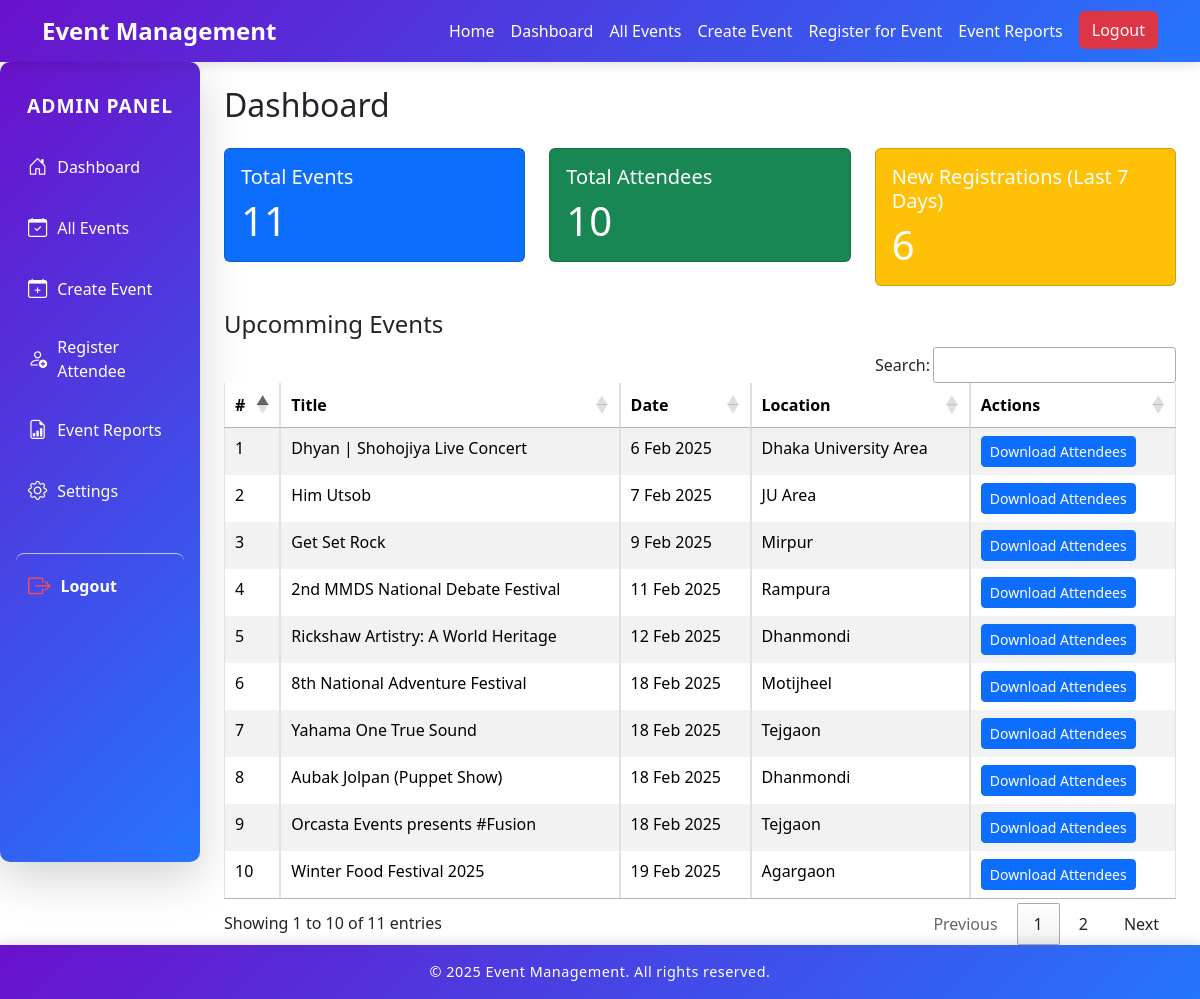
/dashboard.php (signed in), run on the app's committed database.
### tables this page shows
CREATE TABLE `events` (
  `id` int(11) NOT NULL,
  `name` varchar(255) NOT NULL,
  `description` text NOT NULL,
  `event_date` date NOT NULL,
  `event_time` time NOT NULL,
  `location` varchar(255) NOT NULL,
  `max_capacity` int(11) DEFAULT NULL,
  `created_by` int(11) NOT NULL,
  `created_at` timestamp NOT NULL DEFAULT current_timestamp(),
  `updated_at` timestamp NOT NULL DEFAULT current_timestamp() ON UPDATE current_timestamp()
);

### dashboard.php (the view, shortened to what this page needs)
<?php
include 'db/db.php';
$totalEvents = $conn->query( "SELECT COUNT(*) AS total FROM events" )->fetch_assoc()['total'];
$totalAttendees = $conn->query( "SELECT COUNT(*) AS total FROM attendees" )->fetch_assoc()['total'];
$newRegistrations = $conn->query( "SELECT COUNT(*) AS total FROM users WHERE created_at >= NOW() - INTERVAL 7 DAY" )->fetch_assoc()['total'];
$recentEvents = $conn->query( "SELECT id, name, event_date, event_time, location FROM events ORDER BY event_date ASC LIMIT 30" );
?>
<?php include 'includes/header.php'; ?>
<div class="container-fluid">
    <div class="row">
        <?php include 'includes/sidebar.php'; ?>
        <main class="col-md-9 ms-sm-auto col-lg-10 px-md-4">
            <h2 class="mt-4">Dashboard</h2>
            <div class="row my-4">
                <div class="col-md-4">
                    <div class="card text-white bg-primary">
                        <div class="card-body">
                            <h5 class="card-title">Total Events</h5>
                            <p class="card-text display-6"><?=$totalEvents;?></p>
                        </div>
                    </div>
                </div>
                <div class="col-md-4">
                    <div class="card text-white bg-success">
                        <div class="card-body">
                            <h5 class="card-title">Total Attendees</h5>
                            <p class="card-text display-6"><?=$totalAttendees;?></p>
                        </div>
                    </div>
                </div>
                <div class="col-md-4">
                    <div class="card text-white bg-warning">
                        <div class="card-body">
                            <h5 class="card-title">New Registrations (Last 7 Days)</h5>
                            <p class="card-text display-6"><?=$newRegistrations;?></p>
                        </div>
                    </div>
                </div>
            </div>
            <h4>Upcomming Events</h4>
            <table id="eventTable" class="table table-bordered table-striped">
                <thead>
                    <tr>
                        <th>#</th>
                        <th>Title</th>
                        <th>Date</th>
                        <th>Location</th>
                        <th>Actions</th>
                    </tr>
                </thead>
                <tbody>
                    <?php $serial = 1;while ( $event = $recentEvents->fetch_assoc() ): ?>
                    <tr>
                        <td><?=$serial++;?></td>
                        <td><?=htmlspecialchars( $event['name'] );?></td>
                        <td><?=date( "j M Y", strtotime( $event['event_date'] ) );?></td>
                        <td><?=htmlspecialchars( $event['location'] );?></td>
                        <td>
                            <form method="POST" action="download_report.php" class="d-inline">
                                <button type="submit" class="btn btn-primary btn-sm">Download Attendees</button>
                            </form>
                        </td>
                    </tr>
                    <?php endwhile; ?>
                </tbody>
            </table>
        </main>
    </div>
</div>
<?php include 'includes/footer.php'; ?>

### includes/header.php (shortened to what this page needs)
<!DOCTYPE html>
<html lang="en">
<head>
    <link rel="stylesheet" href="https://cdn.jsdelivr.net/npm/bootstrap@5.3.0/dist/css/bootstrap.min.css">
    <link rel="stylesheet" href="https://cdn.datatables.net/1.13.6/css/jquery.dataTables.min.css">
    <link rel="stylesheet" href="https://cdn.jsdelivr.net/npm/bootstrap-icons/font/bootstrap-icons.css">
    <link rel="stylesheet" href="https://cdnjs.cloudflare.com/ajax/libs/font-awesome/6.4.2/css/all.min.css">
    <link href="assets/css/bootstrap.min.css" rel="stylesheet">
    <link href="assets/css/style.css" rel="stylesheet">
    <link href="assets/css/sidebar.css" rel="stylesheet">
</head>
<body class="d-flex flex-column min-vh-100">
    <nav class="navbar navbar-expand-lg navbar-custom">
        <div class="container">
            <a class="navbar-brand" href="#">Event Management</a>
            <div class="collapse navbar-collapse" id="navbarNav">
                <ul class="navbar-nav ms-auto">
                    <li class="nav-item">
                        <a class="nav-link" href="index.php">Home</a>
                    </li>
                    <?php if ( isset( $_SESSION['role'] ) && $_SESSION['role'] === 'admin' ): ?>
                        <li class="nav-item">
                            <a class="nav-link" href="dashboard.php">Dashboard</a>
                        </li>
                    <?php endif; ?>
                    <li class="nav-item">
                        <a class="nav-link" href="all_events.php">All Events</a>
                    </li>
                    <li class="nav-item">
                        <a class="nav-link" href="create_event.php">Create Event</a>
                    </li>
                    <li class="nav-item">
                        <a class="nav-link" href="register_attendee.php">Register for Event</a>
                    </li>
                    <?php if ( isset( $_SESSION['role'] ) && $_SESSION['role'] === 'admin' ): ?>
                        <li class="nav-item">
                            <a class="nav-link" href="event_reports.php">Event Reports</a>
                        </li>
                    <?php endif; ?>
                    <?php if ( isset( $_SESSION['user_id'] ) ): ?>
                        <li class="nav-item ps-2">
                            <a href="logout.php" class="btn btn-danger">Logout</a>
                        </li>
                    <?php endif; ?>
                </ul>
            </div>
        </div>
    </nav>

### includes/sidebar.php
<nav class="col-md-3 col-lg-2 d-md-block sidebar-custom vh-100 p-3 shadow-lg">
    <div class="position-sticky pt-3">
        <h4 class="text-white text-center mb-4">Admin Panel</h4>
        <ul class="nav flex-column">
            <li class="nav-item mb-2">
                <a class="nav-link sidebar-link" href="dashboard.php">
                    <i class="bi bi-house-door"></i> Dashboard
                </a>
            </li>
            <li class="nav-item mb-2">
                <a class="nav-link sidebar-link" href="all_events.php">
                    <i class="bi bi-calendar-check"></i> All Events
                </a>
            </li>
            <li class="nav-item mb-2">
                <a class="nav-link sidebar-link" href="create_event.php">
                    <i class="bi bi-calendar-plus"></i> Create Event
                </a>
            </li>
            <li class="nav-item mb-2">
                <a class="nav-link sidebar-link" href="register_attendee.php">
                    <i class="bi bi-person-add"></i> Register Attendee
                </a>
            </li>
            <li class="nav-item mb-2">
                <a class="nav-link sidebar-link" href="event_reports.php">
                    <i class="bi bi-file-earmark-bar-graph"></i> Event Reports
                </a>
            </li>
            <li class="nav-item mb-2">
                <a class="nav-link sidebar-link" href="settings.php">
                    <i class="bi bi-gear"></i> Settings
                </a>
            </li>
            <div class="mt-2">
                <a class="nav-link logout-link" href="logout.php">
                    <i class="bi bi-box-arrow-right"></i> Logout
                </a>
            </div>
        </ul>
    </div>
</nav>

### includes/footer.php (shortened to what this page needs)
<footer class="footer-custom text-white text-center py-3 mt-auto">
    <p class="mb-0">&copy; <?=date( 'Y' );?> Event Management. All rights reserved.</p>
</footer>
</body>
</html>

### assets/css/style.css (style rules this page uses)
.navbar-custom { background: linear-gradient(135deg, #6a11cb, #2575fc); box-shadow: 0px 4px 10px rgba(0, 0, 0, 0.1); }
.navbar-custom .navbar-brand { color: #fff; font-size: 1.5rem; font-weight: bold; }
.navbar-custom .nav-link { color: #fff !important; font-weight: 500; transition: color 0.3s ease-in-out; }
.footer-custom { background: linear-gradient(135deg, #6a11cb, #2575fc); box-shadow: 0px -4px 10px rgba(0, 0, 0, 0.1); position: relative; bottom: 0; width: 100%; font-size: 0.9rem; letter-spacing: 0.5px; }
.footer-custom p { margin: 0; font-weight: 500; transition: color 0.3s ease-in-out; }

### assets/css/sidebar.css (style rules this page uses)
.sidebar-custom { background: linear-gradient(135deg, #6a11cb, #2575fc); padding: 20px; border-radius: 10px; color: white; min-height: 100vh; }
.sidebar-custom h4 { font-size: 1.2rem; font-weight: bold; letter-spacing: 1px; text-transform: uppercase; }
.sidebar-link { font-size: 1.0rem; padding: 12px; border-radius: 8px; display: flex; align-items: center; color: white; text-decoration: none; transition: background 0.3s ease-in-out, padding-left 0.3s; }
.sidebar-link i { font-size: 1.2rem; margin-right: 10px; }
.logout-link { font-size: 1.0rem; padding: 12px; border-radius: 8px; display: flex; align-items: center; font-weight: 600; margin-top: 20px; border-top: 1px solid rgba(255, 255, 255, 0.671); padding-top: 15px; transition: background 0.3s ease-in-out, padding-left 0.3s, box-shadow 0.3s; color: white; }
.logout-link i { font-size: 1.4rem; margin-right: 10px; color: #ff4d4d; }

### data on the page
events: name "Dhyan | Shohojiya Live Concert", event_date "6 Feb 2025", location "Dhaka University Area"
events: name "Him Utsob", event_date "7 Feb 2025", location "JU Area"
events: name "Get Set Rock", event_date "9 Feb 2025", location "Mirpur"
events: name "2nd MMDS National Debate Festival", event_date "11 Feb 2025", location "Rampura"
events: name "Rickshaw Artistry: A World Heritage", event_date "12 Feb 2025", location "Dhanmondi"
events: name "8th National Adventure Festival", event_date "18 Feb 2025", location "Motijheel"
events: name "Yahama One True Sound", event_date "18 Feb 2025", location "Tejgaon"
events: name "Aubak Jolpan (Puppet Show)", event_date "18 Feb 2025", location "Dhanmondi"
events: name "Orcasta Events presents #Fusion", event_date "18 Feb 2025", location "Tejgaon"
events: name "Winter Food Festival 2025", event_date "19 Feb 2025", location "Agargaon"

### other printed values
$totalEvents "11"
$totalAttendees "10"
$newRegistrations "6"
